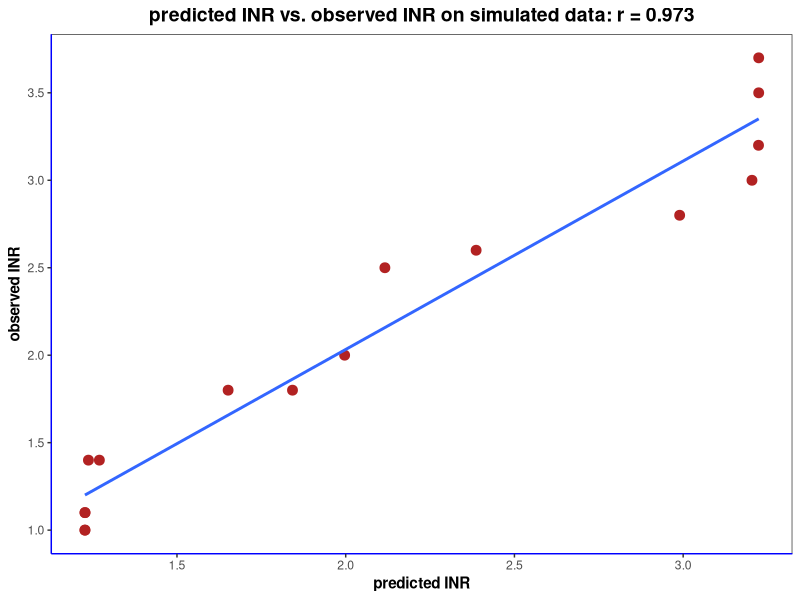

Recreate this plot in R.
require(MASS)
require(ggplot2)
Y <- c(1.0,1.0,1.1,1.1,1.4,1.4,1.8,1.8,2.0,2.5,2.6,2.8,3.0,3.2,3.5,3.7)
T_ <- length(Y)
############################################################################
#                       Forward/Backward Recursions                        #
############################################################################
compute_obs_prob <- function(y_t,states){
  num_states <- length(states)
  mu <- 0
  for(m in 1:num_states){
    W_m <- W[,((m-1)*K+1):(m*K)]
    one_hot <- rep(0,K)
    one_hot[states[m]] <- 1
    one_hot <- matrix(one_hot)
    mu <- mu+W_m%*%one_hot
  }
  result <- (det(C)^-0.5)%*%((2*pi)^(-D/2))%*%exp(-0.5%*%t(y_t-mu)%*%solve(C)%*%(y_t-mu))
  result <- result[1]
  result
}
forward <- function(){
  alphas <- array(0,c(K,K,T_))
  for(t in 1:T_){
    for(k1 in 1:K){
      for(k2 in 1:K){
        curr <- c(k1,k2)
        obs.prob <- compute_obs_prob(Y[t],curr)
        if(t == 1){
          alphas[k1,k2,t] <- obs.prob*PI[1,k1]*PI[2,k2]
        }else{
          recur <- forward_recursion(alphas,curr,NULL,t)
          alphas[k1,k2,t] <- obs.prob*recur
        }
      }
    }
  }
  alphas
}
forward_recursion <- function(alphas,curr,prev,t){
  if(length(prev) == M){
    result <- alphas[prev[1],prev[2],t-1]
  }else{
    index <- length(prev)+1
    transmat <- P[[index]]
    result <- 0
    for(kminus in 1:K){
      next_state <- curr[index]
      trans.prob <- transmat[kminus,next_state]
      prv <- c(prev,kminus)
      result <- result+trans.prob*forward_recursion(alphas,curr,prv,t)
    }
  }
  result
}
backward <- function(){
  betas <- array(0,c(K,K,T_))
  for(t in T_:1){
    for(kminus1 in 1:K){
      for(kminus2 in 1:K){
        prev <- c(kminus1,kminus2)
        betas[kminus1,kminus2,t] <- backward_recursion(betas,NULL,prev,t)
      }
    }
  }
  betas
}
backward_recursion <- function(betas,curr,prev,t){
  if(length(curr) == M){
    result <- compute_obs_prob(Y[t],curr)
    if(t < T_){
      result <- result*betas[curr[1],curr[2],t+1]
    }
  }else{
    index <- length(curr)+1
    transmat <- P[[index]]
    result <- 0
    for(k in 1:K){
      prev_state <- prev[index]
      trans.prob <- transmat[prev_state,k]
      nxt <- c(curr,k)
      result <- result+trans.prob*backward_recursion(betas,nxt,prev,t)
    }
  }
  result
}
compute_gamma <- function(alphas,betas){
  gammas <- array(0,c(K,K,T_))
  for(t in 1:T_){
    result <- 0
    for(k1 in 1:K){
      for(k2 in 1:K){
        gammas[k1,k2,t] <- alphas[k1,k2,t]*betas[k1,k2,t]
        result <- result+alphas[k1,k2,t]*betas[k1,k2,t]
      }
    }
    gammas[,,t] <- gammas[,,t]/result
  }
  gammas
}
compute_E_St <- function(t,m){
  result <- rep(0,K)
  for(k in 1:K){
    for(n in 1:K){
      one_hot <- rep(0,K)
      one_hot[k] <- 1
      if(m == 1){
        result <- result+one_hot*gamma.mat[k,n,t]
      }else{
        result <- result+one_hot*gamma.mat[n,k,t]
      }
    }
  }
  result
}
get_e_St <- function(){
  e_St <- array(0,c(T_,M,K))
  for(t in 1:T_){
    for(m in 1:M){
      e_St[t,m,] <- compute_E_St(t,m)
    }
  }
  e_St
}
compute_E_St_E_St_diff <- function(t){
  result <- matrix(0,K,K)
  for(k1 in 1:K){
    for(k2 in 1:K){
      o1 <- rep(0,K)
      o2 <- rep(0,K)
      o1[k1] <- 1
      o2[k2] <- 1
      result <- result+matrix(o1)%*%t(matrix(o2))*gamma.mat[k1,k2,t]
    }
  }
  result
}
compute_E_St_E_St_same <- function(t,m){
  result <- matrix(0,K,K)
  for(k in 1:K){
    for(n in 1:K){
      one_hot <- rep(0,K)
      one_hot[k] <- 1
      if(m == 1){
        result <- result+matrix(one_hot)%*%t(matrix(one_hot))*gamma.mat[k,n,t]
      }else{
        result <- result+matrix(one_hot)%*%t(matrix(one_hot))*gamma.mat[n,k,t]
      }
    }
  }
  result
}
compute_E_St_E_St <- function(t,m,n){
  if(m == n){
    return (compute_E_St_E_St_same(t,m))
  }else{
    return (compute_E_St_E_St_diff(t))
  }
}
get_e_St_m_St_n <- function(){
  e_St_m_St_n <- array(rep(0,T_*M^2*K^2),c(T_,M,M,K,K))
  for(t in 1:T_){
    for(m in 1:M){
      for(n in 1:M){
        e_St_m_St_n[t,m,n,,] <- compute_E_St_E_St(t,m,n)
      }
    }
  }
  e_St_m_St_n
}
compute_E_t_minus_t <- function(t,m){
  result <- 0
  if(m == 1){
    trans.curr <- P[[1]]
    trans.other <- P[[2]]
  }else{
    trans.curr <- P[[2]]
    trans.other <- P[[1]]
  }
  for(m1 in 1:K){
    for(m2 in 1:K){
      for(n in 1:K){
        for(r in 1:K){
          trans.prob <- trans.curr[m1,m2]*trans.other[n,r]
          if(m == 1){
            alpha <- alpha.mat[m1,n,t-1]
            beta <- beta.mat[m2,r,t]
            obs.prob <- compute_obs_prob(Y[t],c(m2,r))
          }else{
            alpha <- alpha.mat[n,m1,t-1]
            beta <- beta.mat[r,m2,t]
            obs.prob <- compute_obs_prob(Y[t],c(r,m2))
          }
          p <- alpha*trans.prob*obs.prob*beta
          result <- result+p
          index[m,m1,m2,t] <<- p
        }
      }
    }
  }
  result
}
get_e_St_minus_m_St_m <- function(){
  e_St_minus_m_St_m <- matrix(0,T_,M)
  for(t in 2:T_){
    normalizer <- 0
    for(m in 1:M){
      expect <- compute_E_t_minus_t(t,m)
      normalizer <- normalizer+expect
      e_St_minus_m_St_m[t,m] <- expect
    }
    normalizer <- normalizer[1]
    e_St_minus_m_St_m[t,] <- e_St_minus_m_St_m[t,]/normalizer
    index[,,,t] <- index[,,,t]/normalizer
  }
  e_St_minus_m_St_m
}
############################################################################
#                             M step updates                               #
############################################################################
W_new <- function(){
  r1 <- matrix(0,1,M*K)
  r2 <- matrix(0,M*K,M*K)
  for(t in 1:T_){
    stacked <- t(matrix(c(e_St[t,1,],e_St[t,2,])))
    r1 <- r1+Y[t]%*%stacked
    cs <- matrix(0,M*K,M*K)
    cs[1:K,1:K] <- e_St_m_St_n[t,1,1,,]
    cs[(K+1):(M*K),1:K] <- e_St_m_St_n[t,1,2,,]
    cs[1:K,(K+1):(M*K)] <- e_St_m_St_n[t,1,2,,]
    cs[(K+1):(M*K),(K+1):(M*K)] <- e_St_m_St_n[t,2,2,,]
    r2 <- r2+cs
  }
  r1%*%ginv(r2)
}
PI_new <- function(){
  result <- matrix(0,M,K)
  for(m in 1:M){
    result[m,] <- e_St[1,m,]
  }
  result
}
P_new <- function(m){
  P_m <- P[[m]]
  sapply(1:K,function(i){
    sapply(1:K,function(j){
      P_m[i,j] <<- P_new_helper(m,i,j)
    })
  })
  P_m
}
P_new_helper <- function(m,i,j){
  result <- marginal <- 0
  sapply(2:T_,function(t){
    marginal <<- marginal+sum(index[m,,j,t])
    result <<- result+index[m,i,j,t]
  })
  result <- ifelse(marginal > 0,result/marginal,0.0)
  result
}
C_new <- function(){
  r1 <- (Y%*%Y)
  r2 <- 0
  sapply(1:T_,function(t){
    sapply(1:M,function(m){
      W_m <- W[,((m-1)*K+1):(m*K)]
      r2 <<- r2+W_m%*%matrix(e_St[t,m,])%*%t(Y[[t]])
    })
  })
  (r1-r2)/T_
}
# runEM
assign("D", 1, envir=.GlobalEnv)
assign("M", 2, envir=.GlobalEnv)
assign("K", 4, envir=.GlobalEnv)
assign("W", matrix(1,nrow=D,ncol=M*K))
assign("C", matrix(1,nrow=D,ncol=D))
init_transition <- function(){
  sample1 <- sample(100,4,replace=T)
  sample1 <- sample1/sum(sample1)
  sample2 <- sample(100,4,replace=T)
  sample2 <- sample2/sum(sample2)
  sample3 <- sample(100,4,replace=T)
  sample3 <- sample3/sum(sample3)
  sample4 <- sample(100,4,replace=T)
  sample4 <- sample4/sum(sample4)
  result <- matrix(c(sample1,sample2,sample3,sample4),nrow=K,ncol=K)
  result
}
P_1 <- init_transition()
P_2 <- init_transition()
P <- list()
P[[1]] <- P_1
P[[2]] <- P_2
assign("P", P, envir=.GlobalEnv)
sample1 <- sample(100,4,replace=T)
sample1 <- sample1/sum(sample1)
sample2 <- sample(100,4,replace=T)
sample2 <- sample2/sum(sample2)
PI <- matrix(rbind(sample1,sample2),nrow=M,ncol=K)
assign("PI", PI, envir=.GlobalEnv)
for(i in 1:200){
  alpha.mat <- forward()
  beta.mat <- backward()
  gamma.mat <- compute_gamma(alpha.mat,beta.mat)
  assign("alpha.mat", alpha.mat, envir=.GlobalEnv)
  assign("beta.mat", beta.mat, envir=.GlobalEnv)
  assign("gamma.mat", gamma.mat, envir=.GlobalEnv)
  assign("index", array(rep(0,M*K^2*T_),c(M,K,K,T_)), envir=.GlobalEnv)
  e_St <- get_e_St()
  e_St_m_St_n <- get_e_St_m_St_n()
  e_St_minus_m_St_m <- get_e_St_minus_m_St_m()
  print(paste('Completed E-step iteration',i))
  assign("e_St", e_St, envir=.GlobalEnv)
  assign("e_St_m_St_n", e_St_m_St_n, envir=.GlobalEnv)
  assign("e_St_minus_m_St_m", e_St_minus_m_St_m, envir=.GlobalEnv)
  W <- W_new()
  print(paste('M-step: updated W iteration',i))
  print(W)
  PI <- PI_new()
  print(paste('M-step: updated PI iteration',i))
  print(PI)
  P[[1]] <- P_new(1)
  P[[2]] <- P_new(2)
  print(paste('M-step: updated P iteration',i))
  print(P)
  C <- C_new()
  print(paste('M-step: updated C iteration',i))
  print(C)
}
# latent state predictions
pred <- sapply(1:T_,function(t){
  mu <- 0
  for(m in 1:M){
    W_m <- W[,((m-1)*K+1):(m*K)]
    mu <- mu+W_m%*%e_St[t,m,]
  }
  mu[1]
})
cs.data <- data.frame(cbind(pred,Y))
corr <- cor(cs.data$pred,cs.data$Y)
cs <- ggplot(aes(pred,Y), data=cs.data) + geom_point(color="firebrick", size=3) +
  geom_smooth(method = "lm", se = FALSE) +
  theme_bw() + theme(panel.grid.major = element_blank(),
                     panel.grid.minor = element_blank(), 
                     axis.line = element_line(colour = "blue")) +
  ylab("observed INR") +
  xlab("predicted INR") +
  ggtitle(paste("predicted INR vs. observed INR on simulated data: r =",round(corr,3))) +
  theme(axis.title.y = element_text(face="bold", size=11)) +
  theme(axis.title.x = element_text(face="bold", size=11)) +
  theme(plot.title = element_text(color="black", face="bold", size=14, hjust=0.5)) +
  scale_x_continuous(breaks = round(seq(1.0, max(max(pred),max(Y)), by = 0.5),1)) +
  scale_y_continuous(breaks = round(seq(1.0, max(max(pred),max(Y)), by = 0.5),1))
cs